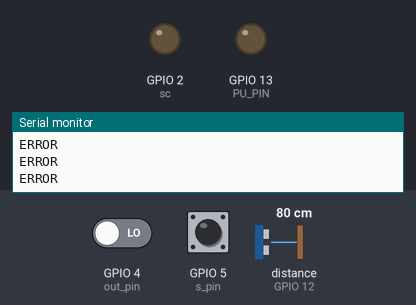
This sketch was run on a simulated ESP8266 (NodeMCU). On the bench: output pins drawn as LEDs (lit = HIGH), the last lines printed to the serial monitor. The test bench sets the inputs (shaded band); at power-on: distance to the obstacle (sensor on GPIO 12) 80 cm, GPIO 4 (out_pin) LOW, GPIO 5 (s_pin) HIGH. The echo pulse lasts 58.3 µs per cm; WiFi joins after 1.5 s; servers stay silent unless stated; uploads are accepted with an empty reply.

Above: at 3.7 s.
3.8 s: distance to the obstacle (sensor on GPIO 12) set to 33 cm
5.5 s: distance to the obstacle (sensor on GPIO 12) set to 28 cm
At 6.3 s:
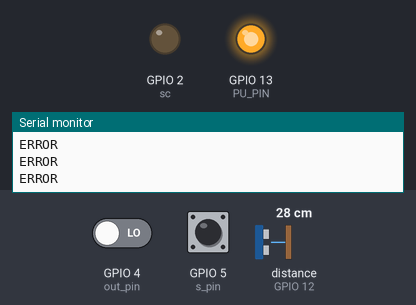
7.4 s: distance to the obstacle (sensor on GPIO 12) set to 17 cm
9.1 s: distance to the obstacle (sensor on GPIO 12) set to 14 cm
At 10.7 s:
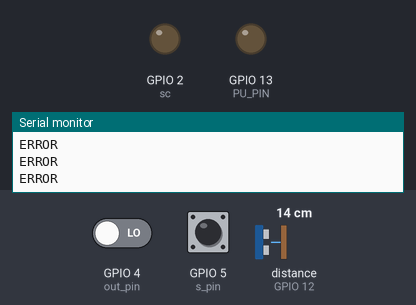
11.0 s: distance to the obstacle (sensor on GPIO 12) set to 18 cm
At 12.7 s:
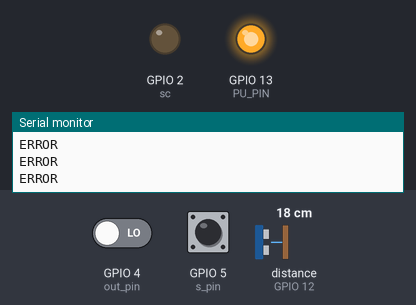
Timing chart, 0 to 14.0 s (numbered marks = the images above; inputs shaded):
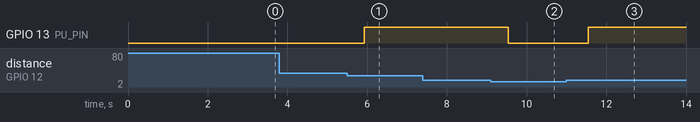

The sketch:

Nodemcu_Code.ino
```cpp
//This Code is built by Github User,Tanmoy741127
//Code is free to use
//This Code mainly focusing on making a Security, Home Survailance
// & Automatic Energy Saving Device

//Requirements : Nodemcu
#include <ArduinoJson.h>
#include <ESP8266HTTPClient.h>
#include <ESP8266WebServer.h>
#include <ESP8266WiFi.h>
#include <WiFiClient.h>
#include <NewPingESP8266.h>
#define TRIGGER_PIN  14
#define ECHO_PIN     12
#define MAX_DISTANCE 30
#define s_pin 5
#define out_pin 4
#define sc 2 //d4
NewPingESP8266 sonar(TRIGGER_PIN, ECHO_PIN, MAX_DISTANCE);
#define PU_PIN 13
const int tank_height= 20;
float level;
boolean pump_data;
boolean security_ss;
const char *ssid = "Your Router's SSID";
const char *password = "Your Router's Password";
boolean pu_data;
boolean ss_data;
int ss_final;
boolean out_data;
int n;
void setup() {
  Serial.begin(115200);
  pinMode(PU_PIN,OUTPUT);
  pinMode(s_pin,INPUT);
  pinMode(out_pin,INPUT);
  pinMode(sc,OUTPUT);
  WiFi.mode(WIFI_OFF);
  delay(1000);
  WiFi.mode(WIFI_STA);
  WiFi.begin(ssid, password);
  while (WiFi.status() != WL_CONNECTED) {
    delay(500);
    Serial.println(".");
  }
}

void loop() {
getdata();
getdataonline();
takeaction();
senddata();
}
void getdataonline(){
  HTTPClient http1;
  String link1 = "http://EXAMPLE.COM/arduinodata.php"; //Replace EXAMPLE>COM with your website address
  http1.begin(link1);
  int httpCode1 = http1.GET();
  String payload1 = http1.getString();
  if (httpCode1 == 200) {
    const size_t bufferSize1 = JSON_OBJECT_SIZE(2) + 30;
    DynamicJsonBuffer jsonBuffer1(bufferSize1);
    JsonObject& root1 = jsonBuffer1.parseObject(payload1);
    pump_data = root1["pump"];
    security_ss = root1["security_ss"];
   /* Serial.print("PUMP:");Serial.println(pump_data);
    Serial.print("SECURITY MODE:");Serial.println(security_ss);
  */ //DEBUG
  }
  else {
    Serial.println("ERROR");
  }
  http1.end();
}
void getdata(){
  ////////////////////////Tank///////////////////////
  float  distance= sonar.ping_cm();
  float  a = distance / tank_height;
  float  b = 1 - a;
  level = b * 100;
  /*Serial.print("Water Percentage :");Serial.print(level);Serial.println(" %");
  */ ///DEBUG
}
void takeaction(){
  /*******************Water and Pumping System********************/
  if (level <= 20) {
    pu_data = 1;
  }
  else if (level >= 90) {
    pu_data = 0;
  } else if (level > 20 && level < 90) {
    if (pump_data == 0) {
      pu_data = 0;
    } else if (pump_data == 1) {
      pu_data = 1;
    }
  }
  if (pu_data == 0) {
    digitalWrite(PU_PIN, LOW);
  } else   if (pu_data= 1) {
    digitalWrite(PU_PIN, HIGH);
  }
  /***************************END*************************************/
  /*-------------------------------------------------------------------*/
  /****************************OUT LIGHT********************************/
  out_data=digitalRead(out_pin);
  /*****************************END***********************************/
  /*****************************SECURITY******************************/
  if(security_ss==1){
    digitalWrite(sc,HIGH);
  }else if (security_ss==0){
    digitalWrite(sc,LOW);
  ss_data=digitalRead(s_pin);
  /*******************************END*********************************/

if(security_ss==0){
  ss_final=0;
}else if(security_ss==1){
  if(ss_data==0){
    ss_final=1;
  }else if (ss_data==1){
    ss_final=2;
  }
}
}}
void senddata(){
  String linkdata, link2;
  HTTPClient http2;
  linkdata = "/send.php";
  linkdata += "?d1=";
  linkdata += level;
  linkdata += "&d2=";
  linkdata += ss_final;
  linkdata += "&d3=";
  linkdata += out_data;
  linkdata += "&d4=";
  linkdata += pu_data;
  link2 = "http://EXAMPLE.COM" + linkdata; //Replace EXAMPLE>COM with your website address
  http2.begin(link2);
  int httpCode2 = http2.GET();
  //Serial.println(link2);
  String payload2 = http2.getString();
  http2.end();
}
```

Measured:
- the behaviour switches between 31 and 30 cm on distance to the obstacle (sensor on GPIO 12) (found by bisection; images 0 and 1)
- the behaviour switches between 16 and 15 cm on distance to the obstacle (sensor on GPIO 12) (found by bisection; images 1 and 2)
- after the input at 5.5 s, GPIO 13 (PU_PIN): LOW → HIGH after 0.42 s
- after the input at 9.1 s, GPIO 13 (PU_PIN): HIGH → LOW after 0.44 s
- after the input at 11.0 s, GPIO 13 (PU_PIN): LOW → HIGH after 0.55 s
